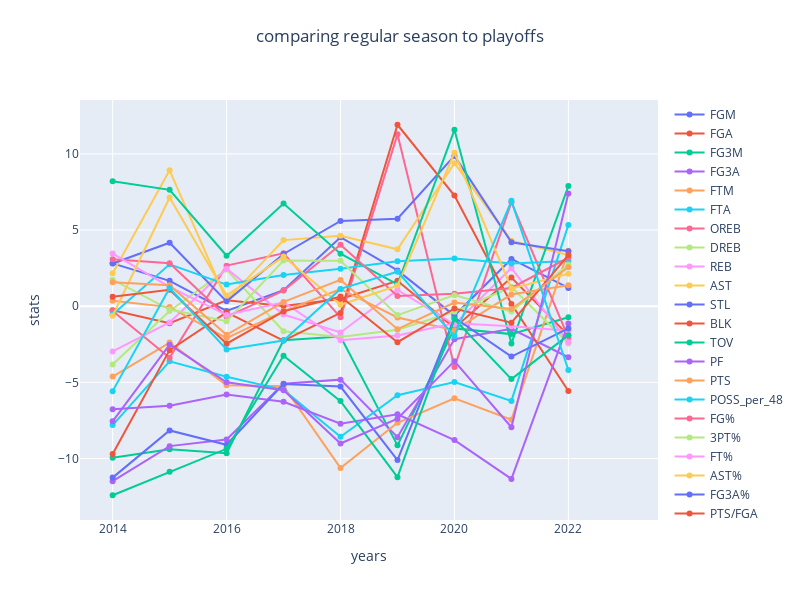

Notebook code for this chart:
### Code cell
fig = go.Figure()
for col in comp_change_df.columns[1:]:
    fig.add_trace(go.Scatter(x=comp_change_df['season_start_year'],
                             y=comp_change_df[col], name=col))

fig.update_layout(height=600, width=800)
fig.update_xaxes(title_text='years')
fig.update_yaxes(title_text='stats')
fig.update_layout(title_text='comparing regular season to playoffs  ', title_x=0.5, title_y=0.95)
fig.show()
